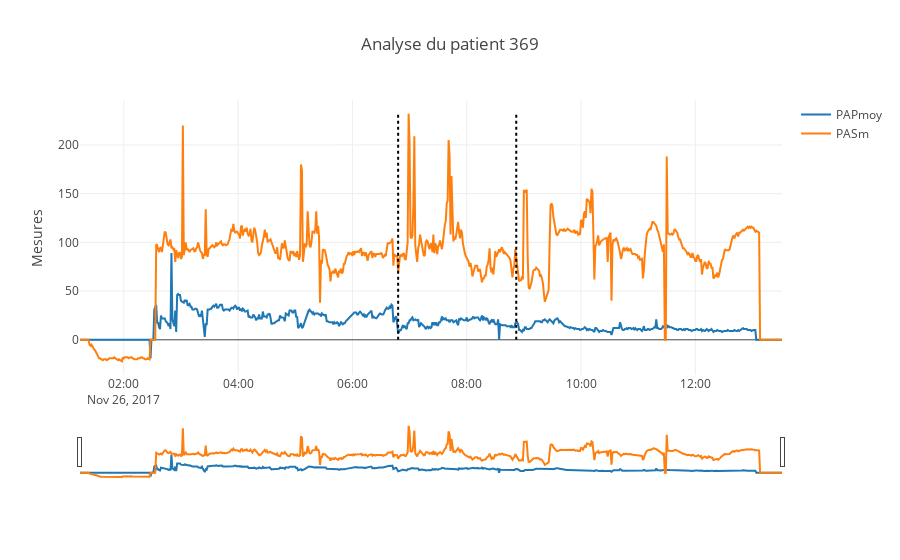

Write notebook code for a chart like this one.
### Code cell
plot_dynamic_features(df_dynamic, id_patient=369, 
                      features_list=['PAPmoy', 'PASm'],
                      display_declampage=True)

### Figure 1 — Plotly figure (JSON) as saved in the notebook; plotly's stock layout.template omitted (floating-point values rounded to 4 significant figures; data arrays with more than 128 entries replaced by an {"elided": "..."} marker saying what was removed)
{"data": [{"name": "PAPmoy", "type": "scatter", "uid": "8417c30e-1fe7-11e9-87ec-2047478cca38", "x": {"elided": "738 str values"}, "y": {"elided": "738 int values"}, "yaxis": "y"}, {"name": "PASm", "type": "scatter", "uid": "8417c43a-1fe7-11e9-87ec-2047478cca38", "x": {"elided": "738 str values"}, "y": {"elided": "738 int values"}, "yaxis": "y"}], "layout": {"shapes": [{"line": {"color": "black", "dash": "dot", "width": 2}, "type": "line", "x0": "2017-11-26 06:48:00", "x1": "2017-11-26 06:48:00", "y0": 0, "y1": 232}, {"line": {"color": "black", "dash": "dot", "width": 2}, "type": "line", "x0": "2017-11-26 08:52:00", "x1": "2017-11-26 08:52:00", "y0": 0, "y1": 232}], "title": "Analyse du patient 369", "xaxis": {"rangeslider": {"visible": true}, "type": "date"}, "yaxis": {"title": "Mesures"}}}
